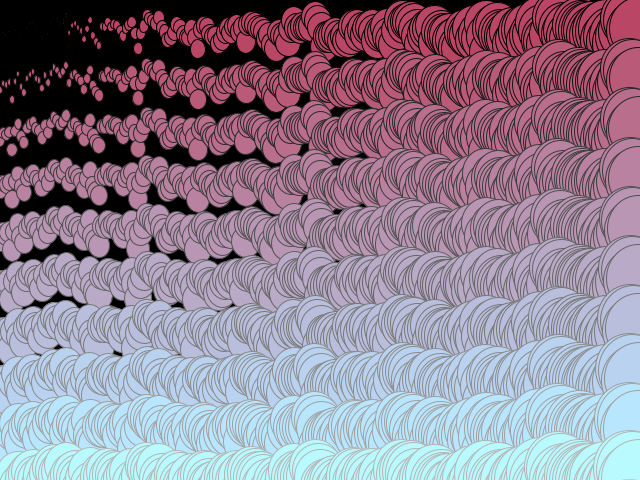
Frame 1 (no input)
Frame 60 (the mouse pressed at the canvas centre just before this capture): identical to frame 1, image omitted
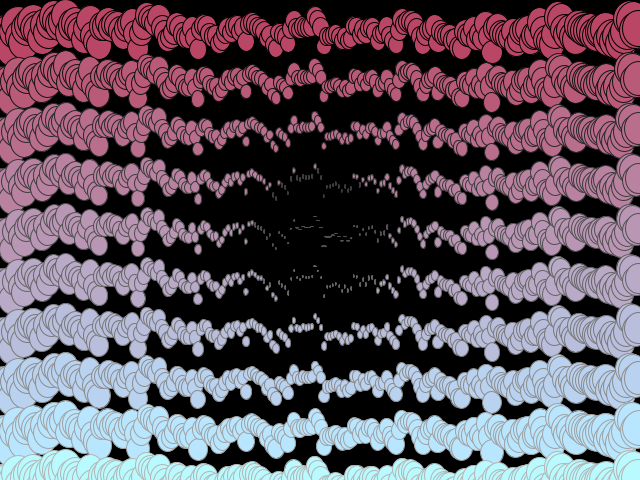
Frame 120 (the mouse held since frame 60 and released just before this capture)

The Processing sketch that drew these frames (run headless with seeded random() and noise(); from frame 60 on, the mouse is pressed at the canvas centre):

// Processing sketch: processing_20056
// ── processing_20056.pde

void setup()
{
  size(640,480);
  smooth();
}
void draw()
{
  background(0);
  int c = 10;
    for (int j = 0; j< height; j= j+20) {
      float a = 0;
      float b = 0.5;
      stroke(j);
      fill(185,70+j,100+j);
        for (int i = 0; i < width; i = i+3) {
          float n = noise (a) * 50.0;
    ellipse(i,n+c, 5- dist(mouseX,mouseY,i,n+c)/10, 2- dist(mouseX,mouseY,i,n+c)/10);
    a=a+b;
  }
  c=c+50;
}}
